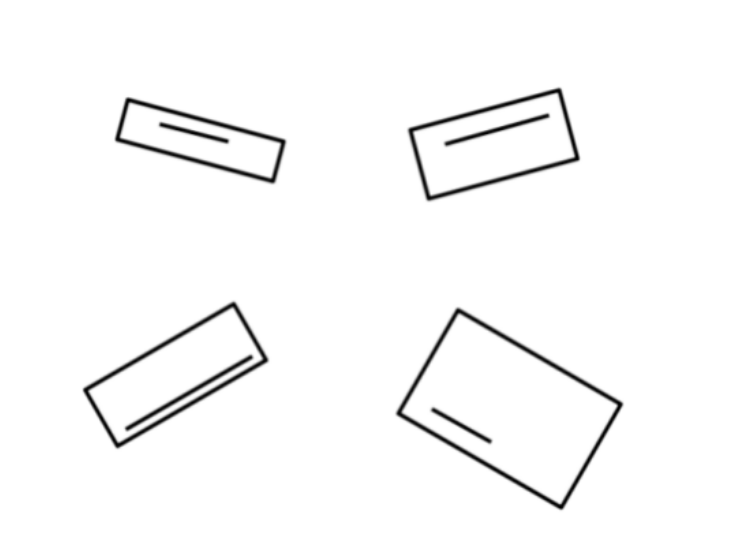
#> input picture image_task/data/raw/rectangle_image.png, 743 x 547 px, found by its file name
$ python rectangle_alignment.py
#> lines starting #> are read from the running program, lines starting #| are printed output that depends on the picture; after the words box and inside, x2 and y2 are one past the last pixel; in counts of white or black regions, pixels touching at a corner belong together
import cv2
import numpy as np

def align_rectangles(image_path):
    # Load the image
#> called with image_path = 'image_task/data/raw/rectangle_image.png'
    image = cv2.imread(image_path)
#> image is the input picture: shape (547, 743, 3); min 0, max 255, mean 249
    gray = cv2.cvtColor(image, cv2.COLOR_BGR2GRAY)
    edges = cv2.Canny(gray, 50, 150, apertureSize=3)
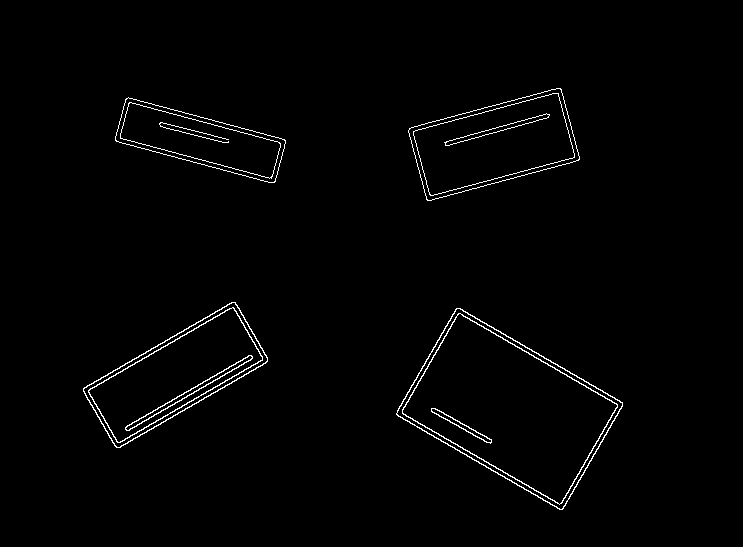
#> edges: shape (547, 743); 1.4% white in thin lines or dots, all inside (x1, y1, x2, y2) = (83, 88, 623, 510)

    contours, _ = cv2.findContours(edges, cv2.RETR_EXTERNAL, cv2.CHAIN_APPROX_SIMPLE)
#> contours = 4 contours; box (x1, y1, x2, y2) and area: (396, 308, 623, 510) 23866, (83, 302, 268, 448) 12228, (408, 88, 580, 201) 11879, (115, 97, 286, 183) 7480

    result_image = np.ones_like(image) * 255
    aligned_mask = np.zeros_like(image)

    # Loop over the contours
    for contour in contours:
        epsilon = 0.02 * cv2.arcLength(contour, True)
        approx = cv2.approxPolyDP(contour, epsilon, True)

        if len(approx) == 4:
            rect = cv2.minAreaRect(contour)
            box = cv2.boxPoints(rect)
            box = np.intp(box)

            width = int(rect[1][0])
            height = int(rect[1][1])

            center = (int(rect[0][0]), int(rect[0][1]))

            src_pts = box.astype("float32")
            dst_pts = np.array([[0, height-1],
                                [0, 0],
                                [width-1, 0],
                                [width-1, height-1]], dtype="float32")

            # Compute the perspective transform matrix and then apply it
            M = cv2.getPerspectiveTransform(src_pts, dst_pts)
            warped = cv2.warpPerspective(image, M, (width, height))

            # Ensure dimensions match before assignment
            target_area = result_image[center[1]-height//2:center[1]+height//2, center[0]-width//2:center[0]+width//2]
            aligned_mask[center[1]-height//2:center[1]+height//2, center[0]-width//2:center[0]+width//2] = 255

            if target_area.shape == warped.shape:
                result_image[center[1]-height//2:center[1]+height//2, center[0]-width//2:center[0]+width//2] = warped
            else:
                warped_resized = cv2.resize(warped, (target_area.shape[1], target_area.shape[0]))
                result_image[center[1]-height//2:center[1]+height//2, center[0]-width//2:center[0]+width//2] = warped_resized
#> this loop made 4 passes
#> (epsilon, approx, rect, width, height, center, src_pts, dst_pts) on passes 1 to 3: (13.46, [[456, 308], [396, 414], [562, 509], [622, 402]], ((509.2, 408.4), (124.9, 193.5), -59.97), 124, 193, (509, 408), [[561, 510], [394, 413], [456, 305], [624, 402]], [[0, 192], [0, 0], [123, 0], [123, 192]]), (10.38, [[235, 302], [83, 388], [116, 447], [267, 361]], ((175.2, 374.6), (177.1, 70.39), -30.05), 177, 70, (175, 374), [[116, 449], [80, 388], [234, 299], [269, 360]], [[0, 69], [0, 0], [176, 0], [176, 69]]), (8.93, [[125, 99], [116, 141], [275, 181], [284, 139]], ((200, 140), (46.23, 166.4), -75), 46, 166, (200, 139), [[274, 183], [113, 140], [125, 96], [286, 139]], [[0, 165], [0, 0], [45, 0], [45, 165]])
#> pass 1, in align_rectangles, `warped = cv2.warpPerspective(image, M, (width, height))`:
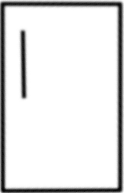
#> warped: shape (193, 124, 3); min 4, max 255, mean 226.8
#> pass 2, in align_rectangles, `warped = cv2.warpPerspective(image, M, (width, height))`:
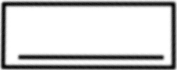
#> warped: shape (70, 177, 3); min 6, max 255, mean 205.3
#> after the loop:
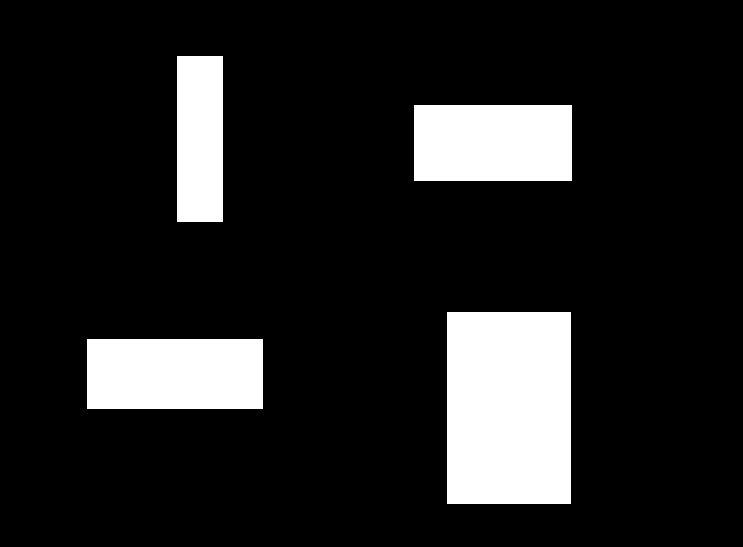
#> aligned_mask: shape (547, 743, 3); 13.7% white; 4 white regions, box (x1, y1, x2, y2) and area: (447, 312, 571, 504) 23808, (87, 339, 263, 409) 12320, (414, 105, 572, 181) 12008, (177, 56, 223, 222) 7636
#> after the loop:
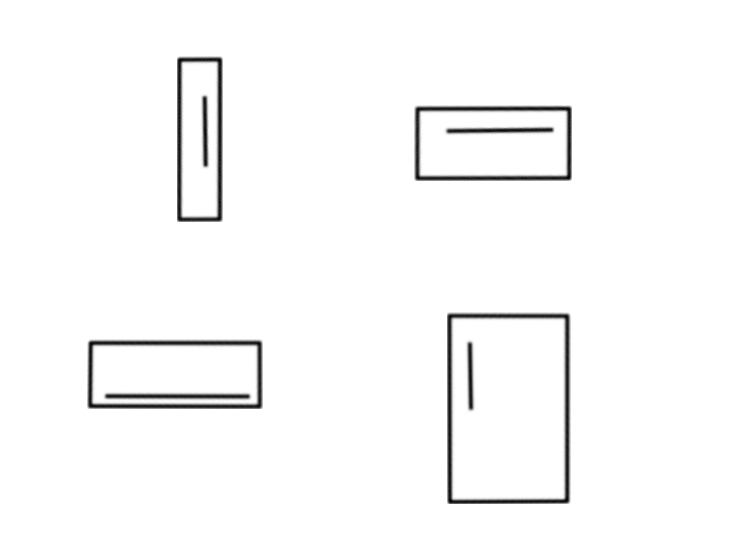
#> result_image: shape (547, 743, 3); min 2, max 255, mean 249.4
#> after the loop:
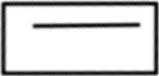
#> warped: shape (76, 159, 3); min 3, max 255, mean 209.8

    result_image = cv2.bitwise_and(result_image, aligned_mask)
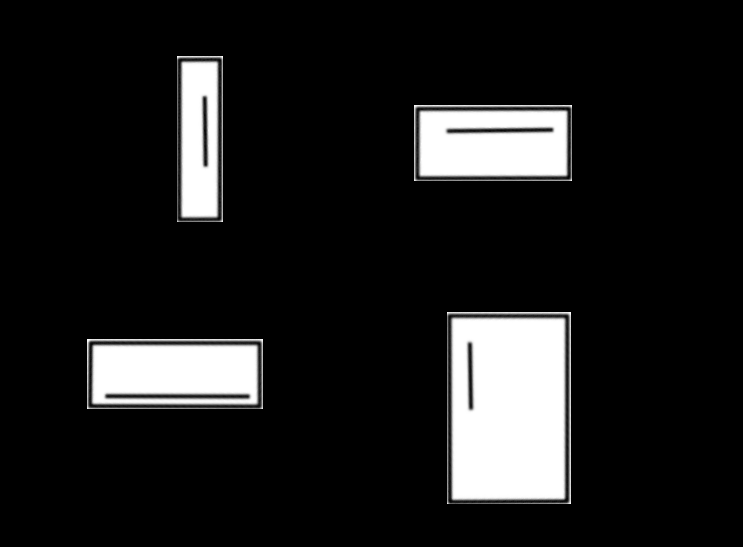
#> result_image: shape (547, 743, 3); min 0, max 255, mean 29.4

    cv2.imwrite('image_task/data/processed/aligned_rectangles.png', result_image)

if __name__ == "__main__":
    align_rectangles('image_task/data/raw/rectangle_image.png')
